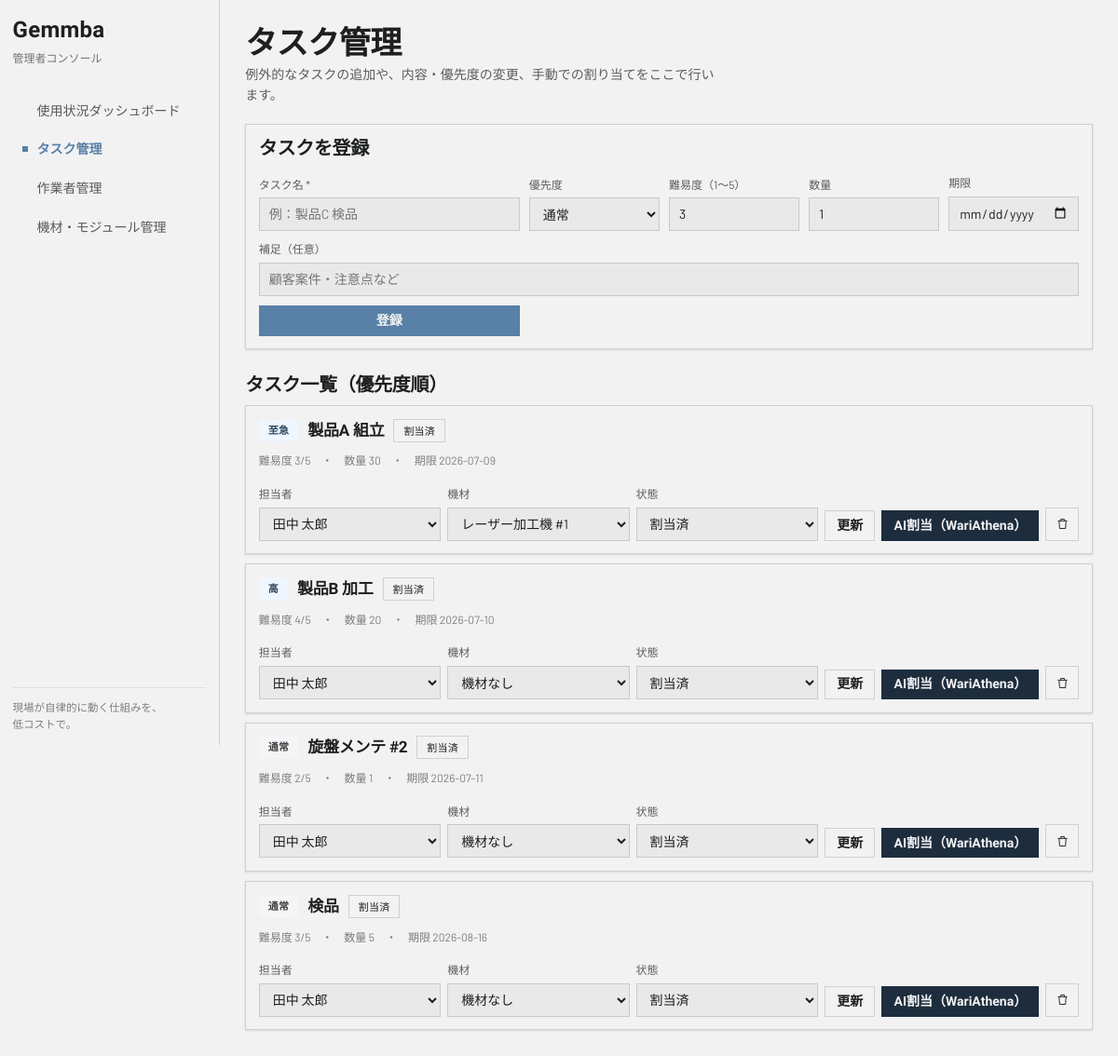
/tasks, run on an earlier commit of the app's database.
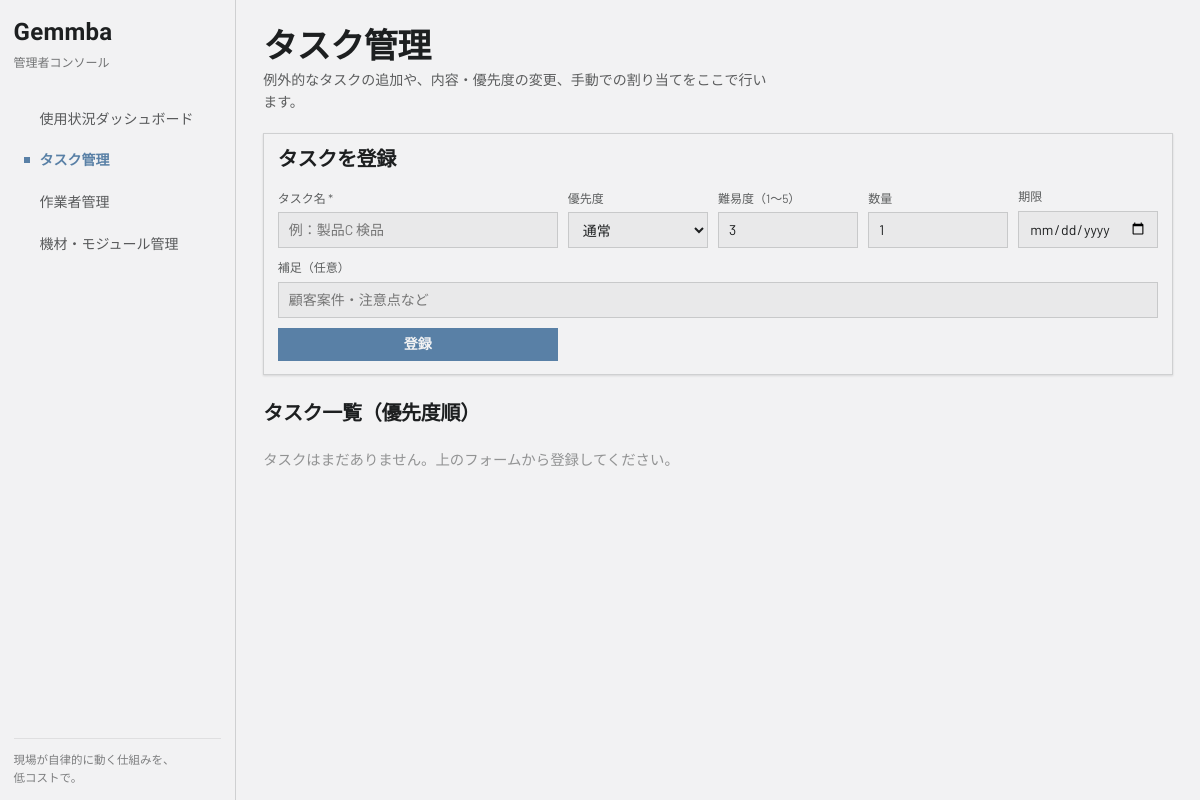
And on a later commit of the database.
### tables this page shows
CREATE TABLE tasks (
    id INTEGER PRIMARY KEY AUTOINCREMENT,
    title TEXT NOT NULL,
    description TEXT DEFAULT '',
    difficulty INTEGER NOT NULL DEFAULT 3,      -- 難易度 1-5（AIの文脈ベクトルに使用）
    priority TEXT NOT NULL DEFAULT 'normal',    -- urgent / high / normal / low
    quantity INTEGER DEFAULT 1,
    deadline TEXT,                              -- 期限 (YYYY-MM-DD)
    status TEXT NOT NULL DEFAULT 'todo',        -- todo / assigned / in_progress / done
    assigned_worker_id INTEGER REFERENCES workers(id),
    equipment_id INTEGER REFERENCES equipment(id),
    started_at TEXT,
    completed_at TEXT,
    created_at TEXT DEFAULT (datetime('now', 'localtime'))
);

### app.py (the view)
@app.route("/tasks")
def tasks():
    conn = db.get_db()
    rows = conn.execute("""
        SELECT t.*, w.name AS worker_name, e.name AS equipment_name
        FROM tasks t
        LEFT JOIN workers w   ON w.id = t.assigned_worker_id
        LEFT JOIN equipment e ON e.id = t.equipment_id
        ORDER BY CASE t.priority WHEN 'urgent' THEN 0 WHEN 'high' THEN 1 WHEN 'normal' THEN 2 ELSE 3 END,
                 t.deadline IS NULL, t.deadline
    """).fetchall()
    worker_list = conn.execute("SELECT id, name FROM workers ORDER BY name").fetchall()
    equipment_list = conn.execute("SELECT id, name FROM equipment ORDER BY name").fetchall()
    conn.close()
    return render_template("tasks.html", tasks=rows, worker_list=worker_list, equipment_list=equipment_list)

### app.py (called while the page is built)
@app.context_processor
def inject_labels():
    return dict(P=PRIORITY_LABELS, S=STATUS_LABELS, E=EQ_STATUS_LABELS)

### db.py (called while the page is built)
def get_db():
    conn = sqlite3.connect(DB_PATH)
    conn.row_factory = sqlite3.Row
    conn.execute("PRAGMA foreign_keys = ON")
    return conn

### templates/tasks.html (shortened to what this page needs)
{% extends "base.html" %}
{% block content %}
<header class="page-head">
  <h1>タスク管理</h1>
  <p class="page-sub">例外的なタスクの追加や、内容・優先度の変更、手動での割り当てをここで行います。</p>
</header>
<section class="card elev-sm form-panel">
  <h4>タスクを登録</h4>
  <form method="post" action="{{ url_for('add_task') }}" class="task-form-grid">
    <div class="field"><label>タスク名 *</label>
      <input class="input" type="text" name="title" placeholder="例：製品C 検品" required>
    </div>
    <div class="field"><label>優先度</label>
      <select class="input" name="priority">
        <option value="normal" selected>通常</option>
      </select>
    </div>
    <div class="field"><label>難易度（1〜5）</label>
      <input class="input" type="number" name="difficulty" min="1" max="5" value="3">
    </div>
    <div class="field"><label>数量</label>
      <input class="input" type="number" name="quantity" min="1" value="1">
    </div>
    <div class="field"><label>期限</label>
      <input class="input" type="date" name="deadline">
    </div>
    <div class="field span-all"><label>補足（任意）</label>
      <input class="input" type="text" name="description" placeholder="顧客案件・注意点など">
    </div>
    <button type="submit" class="btn btn-primary">登録</button>
  </form>
</section>
<h3 class="section-title">タスク一覧（優先度順）</h3>
<div class="task-list">
{% for t in tasks %}
<article class="card elev-sm task-card {{ 'task-done' if t.status == 'done' }}">
  <div class="task-head">
    <span class="badge badge-p-{{ t.priority }}">{{ P[t.priority] }}</span>
    <h3>{{ t.title }}</h3>
    <span class="badge badge-status">{{ S[t.status] }}</span>
  </div>
  <div class="task-meta">
    難易度 {{ t.difficulty }}/5　・　数量 {{ t.quantity }}　・　期限 {{ t.deadline or 'なし' }}
  </div>
  <form method="post" action="{{ url_for('update_task', task_id=t.id) }}" class="task-actions">
    <div class="field"><label>担当者</label>
      <select class="input" name="assigned_worker_id" title="担当者">
        {% for w in worker_list %}
        <option value="{{ w.id }}" {{ 'selected' if t.assigned_worker_id == w.id }}>{{ w.name }}</option>
        {% endfor %}
      </select>
    </div>
    <div class="field"><label>機材</label>
      <select class="input" name="equipment_id" title="機材">
        <option value="">機材なし</option>
        {% for e in equipment_list %}
        <option value="{{ e.id }}" {{ 'selected' if t.equipment_id == e.id }}>{{ e.name }}</option>
        {% endfor %}
      </select>
    </div>
    <div class="field"><label>状態</label>
      <select class="input" name="status" title="状態">
        {% for key, label in S.items() %}
        <option value="{{ key }}" {{ 'selected' if t.status == key }}>{{ label }}</option>
        {% endfor %}
      </select>
    </div>
    <button type="submit" class="btn btn-secondary">更新</button>
    <button type="submit" form="ai-assign-{{ t.id }}" class="btn btn-ai" title="WariAthena による自動割り当て（現在はダミー）">AI割当（WariAthena）</button>
    <button type="submit" form="delete-task-{{ t.id }}" class="btn btn-icon btn-secondary" title="削除">
      <svg width="15" height="15" viewBox="0 0 24 24" fill="none" stroke="currentColor" stroke-width="1.5"><path d="M4 7h16"/><path d="M9 7V4h6v3"/><path d="M6 7l1 13h10l1-13"/></svg>
    </button>
  </form>
</article>
{% else %}
<p class="empty">タスクはまだありません。上のフォームから登録してください。</p>
{% endfor %}
</div>
{% endblock %}

What changed in the data, as far as the page shows it:
removed tasks: priority "至急", title "製品A 組立", status "割当済", difficulty "3", quantity "30", deadline "2026-07-09"
removed tasks: priority "高", title "製品B 加工", status "割当済", difficulty "4", quantity "20", deadline "2026-07-10"
removed tasks: priority "通常", title "旋盤メンテ #2", status "割当済", difficulty "2", quantity "1", deadline "2026-07-11"
removed tasks: priority "通常", title "検品", status "割当済", difficulty "3", quantity "5", deadline "2026-08-16"
Also different on the page:
text now shown: "タスクはまだありません。上のフォームから登録してください。"
